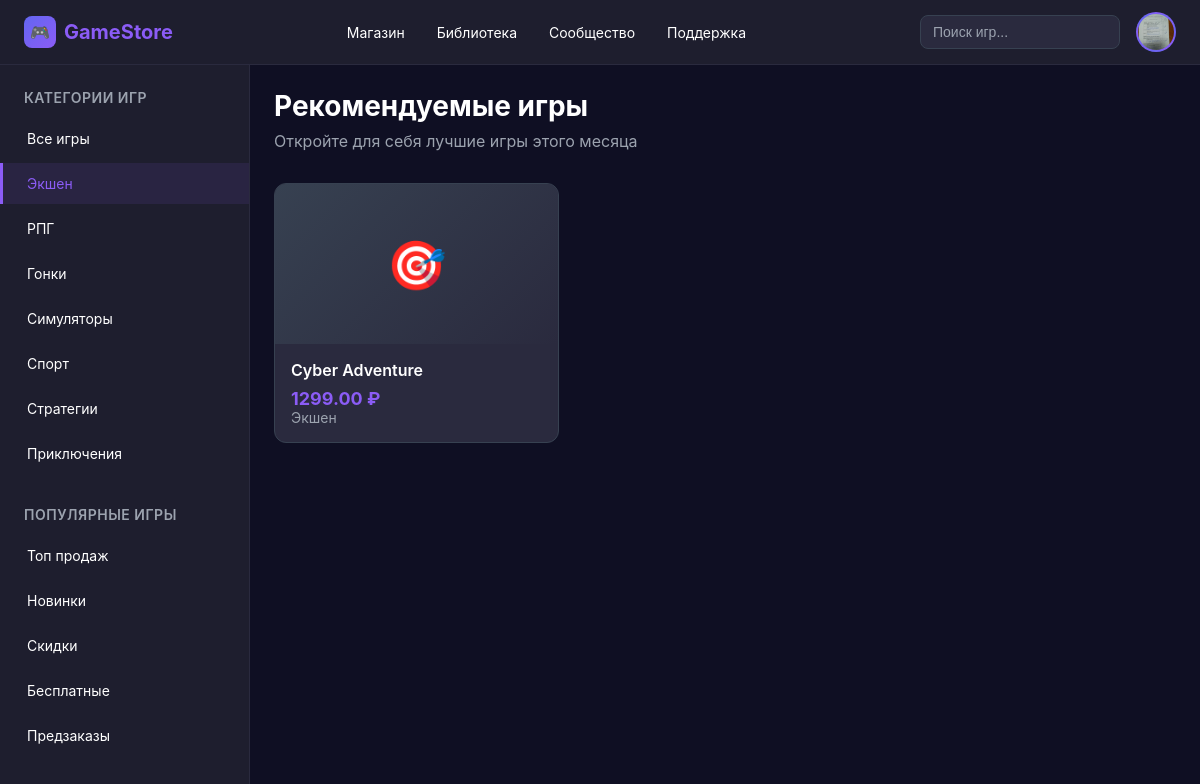
The app's page /dashboard/?category=Экшен (signed in) with its own data.
### accounts/models.py (models this page shows, shortened)
class Profile(models.Model):
    user = models.OneToOneField(User, on_delete=models.CASCADE, related_name='profile')
    avatar = models.ImageField(upload_to='avatars/', null=True, blank=True)
    balance = models.DecimalField(max_digits=10, decimal_places=2, default=0.00)  # Добавлено поле баланса

class Game(models.Model):
    title = models.CharField(max_length=100)
    description = models.TextField()
    price = models.DecimalField(max_digits=10, decimal_places=2)
    genre = models.CharField(max_length=50)
    developer = models.CharField(max_length=100)
    release_date = models.DateTimeField()
    icon = models.CharField(max_length=10)

### myproject/views.py (the view)
# urls.py: path('dashboard/', views.dashboard_view, name='dashboard'),
@login_required(login_url='login')
def dashboard_view(request):
    user = request.user
    category = request.GET.get('category', 'all')
    if category == 'all':
        games = Game.objects.all()
    else:
        games = Game.objects.filter(genre__iexact=category)
    if not hasattr(user, 'profile'):
        Profile.objects.create(user=user)
    if user.first_name and user.last_name:
        initials = user.first_name[0].upper() + user.last_name[0].upper()
        full_name = f"{user.first_name} {user.last_name}"
    else:
        initials = user.username[0].upper() + (user.username[1].upper() if len(user.username) > 1 else 'U')
        full_name = user.username
    games_data = []
    for game in games:
        games_data.append({
            'id': game.id,
            'title': game.title,
            'price': game.price,
            'genre': game.genre,
            'icon': game.icon,
            'developer': game.developer
        })
    context = {
        'user': user,
        'user_name': user.first_name or user.username,
        'initials': initials,
        'full_name': full_name,
        'display_email': user.email or 'Не указан',
        'games': games_data,
        'current_category': category
    }
    return render(request, 'dashboard.html', context)

### myproject/templates/dashboard.html (shortened to what this page needs)
<!DOCTYPE html>
<html lang="ru">
<head>
</head>
<body>
    <header class="header">
        <div class="logo">
            <div class="logo-icon">🎮</div>
            GameStore
        </div>
        <nav>
            <ul class="nav-menu">
                <li><a href="/dashboard/">Магазин</a></li>
                <li><a href="/library/">Библиотека</a></li>
                <li><a href="/community/">Сообщество</a></li>
                <li><a href="/support/">Поддержка</a></li>
            </ul>
        </nav>
        <div class="user-actions">
            <input type="text" class="search-box" placeholder="Поиск игр...">
            <div class="user-dropdown">
                <div class="user-avatar" id="userAvatar">
                    {% if user.profile.avatar %}
                        <img src="{{ user.profile.avatar.url }}" alt="Аватар" style="width: 100%; height: 100%; object-fit: cover; border-radius: 50%;">
                    {% else %}
                        {{ initials }}
                    {% endif %}
                </div>
            </div>
        </div>
    </header>
    <div class="main-layout">
        <aside class="sidebar">
            <div class="sidebar-section">
    <h3 class="sidebar-title">Категории игр</h3>
    <ul class="sidebar-menu">
        <li><a href="?category=all" class="{% if current_category == 'all' %}active{% endif %}">Все игры</a></li>
        <li><a href="?category=Экшен" class="{% if current_category == 'Экшен' %}active{% endif %}">Экшен</a></li>
        <li><a href="?category=RPG" class="{% if current_category == 'RPG' %}active{% endif %}">РПГ</a></li>
        <li><a href="?category=Гонки" class="{% if current_category == 'Гонки' %}active{% endif %}">Гонки</a></li>
        <li><a href="?category=Симулятор" class="{% if current_category == 'Симулятор' %}active{% endif %}">Симуляторы</a></li>
        <li><a href="?category=Спорт" class="{% if current_category == 'Спорт' %}active{% endif %}">Спорт</a></li>
        <li><a href="?category=Стратегии" class="{% if current_category == 'Стратегии' %}active{% endif %}">Стратегии</a></li>
        <li><a href="?category=Приключения" class="{% if current_category == 'Приключения' %}active{% endif %}">Приключения</a></li>
    </ul>
</div>
            <div class="sidebar-section">
                <h3 class="sidebar-title">Популярные игры</h3>
                <ul class="sidebar-menu">
                    <li><a href="#">Топ продаж</a></li>
                    <li><a href="#">Новинки</a></li>
                    <li><a href="#">Скидки</a></li>
                    <li><a href="#">Бесплатные</a></li>
                    <li><a href="#">Предзаказы</a></li>
                </ul>
            </div>
        </aside>
        <main class="main-content">
            <div class="content-header">
                <h1 class="content-title">Рекомендуемые игры</h1>
                <p class="content-subtitle">Откройте для себя лучшие игры этого месяца</p>
            </div>
        <div class="games-grid">
            {% for game in games %}
            <div class="game-card">
                <div class="game-image">{{ game.icon }}</div>
                <div class="game-info">
                    <h3 class="game-title">{{ game.title }}</h3>
                    <div class="game-price">{{ game.price }} ₽</div>
                    <div class="game-genre">{{ game.genre }}</div>
                </div>
            </div>
            {% endfor %}
        </div>
        </main>
    </div>
</body>
</html>

### myproject/templates/dashboard.html (style rules this page uses)
* { margin: 0; padding: 0; box-sizing: border-box; }
body { font-family: -apple-system, BlinkMacSystemFont, 'Segoe UI', Roboto, sans-serif; background: #0F0F23; color: #FFFFFF; min-height: 100vh; display: flex; flex-direction: column; }
.header { background: #1E1E2E; border-bottom: 1px solid #2A2A3E; padding: 12px 24px; display: flex; align-items: center; justify-content: space-between; position: sticky; top: 0; z-index: 100; }
.logo { display: flex; align-items: center; gap: 8px; font-size: 20px; font-weight: 700; color: #8B5CF6; }
.logo-icon { width: 32px; height: 32px; background: linear-gradient(135deg, #6366F1 0%, #8B5CF6 100%); border-radius: 8px; display: flex; align-items: center; justify-content: center; font-size: 16px; }
.nav-menu { display: flex; gap: 32px; list-style: none; }
.nav-menu a { color: #FFFFFF; text-decoration: none; font-size: 14px; transition: color 0.2s ease; }
.user-actions { display: flex; align-items: center; gap: 16px; }
.search-box { background: #2A2A3E; border: 1px solid #374151; border-radius: 8px; padding: 8px 12px; color: #FFFFFF; font-size: 14px; width: 200px; }
.search-box::placeholder { color: #9CA3AF; }
.user-dropdown { position: relative; }
.user-avatar { width: 40px; height: 40px; background: linear-gradient(135deg, #6366F1 0%, #8B5CF6 100%); border-radius: 50%; display: flex; align-items: center; justify-content: center; font-size: 16px; font-weight: 600; cursor: pointer; transition: all 0.2s ease; border: 2px solid transparent; }
.main-layout { display: flex; flex: 1; }
.sidebar { width: 250px; background: #1E1E2E; border-right: 1px solid #2A2A3E; padding: 24px 0; overflow-y: auto; }
.sidebar-section { margin-bottom: 32px; }
.sidebar-title { font-size: 14px; font-weight: 600; color: #9CA3AF; padding: 0 24px 12px; text-transform: uppercase; letter-spacing: 0.5px; }
.sidebar-menu { list-style: none; }
.sidebar-menu li { margin-bottom: 4px; }
.sidebar-menu a { display: block; padding: 12px 24px; color: #FFFFFF; text-decoration: none; font-size: 14px; transition: all 0.2s ease; border-left: 3px solid transparent; }
.sidebar-menu a:hover, .sidebar-menu a.active { background: rgba(139, 92, 246, 0.1); border-left-color: #8B5CF6; color: #8B5CF6; }
.main-content { flex: 1; padding: 24px; overflow-y: auto; }
.content-header { margin-bottom: 32px; }
.content-title { font-size: 28px; font-weight: 700; margin-bottom: 8px; }
.content-subtitle { color: #9CA3AF; font-size: 16px; }
.games-grid { display: grid; grid-template-columns: repeat(auto-fill, minmax(280px, 1fr)); gap: 24px; margin-bottom: 48px; }
.game-card { background: #2A2A3E; border: 1px solid #374151; border-radius: 12px; overflow: hidden; transition: all 0.2s ease; cursor: pointer; }
.game-image { width: 100%; height: 160px; background: linear-gradient(135deg, #374151 0%, #2A2A3E 100%); display: flex; align-items: center; justify-content: center; font-size: 48px; color: #9CA3AF; }
.game-info { padding: 16px; }
.game-title { font-size: 16px; font-weight: 600; margin-bottom: 8px; }
.game-price { color: #8B5CF6; font-size: 18px; font-weight: 700; }
.game-genre { color: #9CA3AF; font-size: 14px; }

### records on screen
Game: title "Cyber Adventure", price "1299.00", genre "Экшен"

### other values on screen
{{ game.icon }} "🎯"
